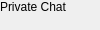
<?xml version="1.0" encoding="UTF-8"?>
<ui version="4.0">

<class>widget</class>
	<widget class="QWidget" name="widget">
	<widget class="QWidget" name="bullets"/>
<widget class="QLabel" name="lblname">
   <property name="text">
    <string>Private Chat</string>
   </property>
  </widget>
	</widget>
</ui>
